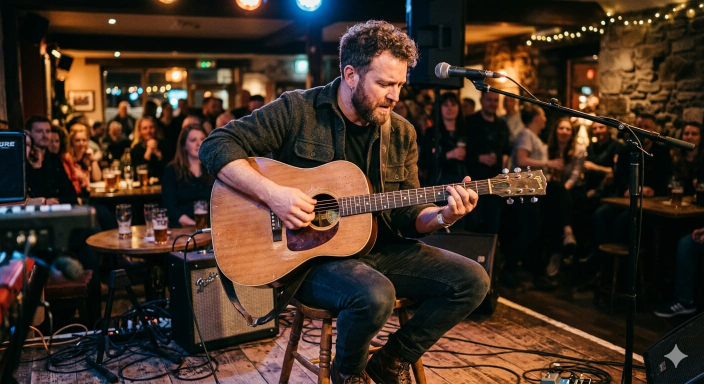
#> input picture ai image.jpeg, 1408 x 768 px, given in place of _temp_upload.jpg, which was not available (shown at 1/2 size)
$ python diag.py   (older library calls are emulated)
#> lines starting #> are read from the running program, lines starting #| are printed output that depends on the picture; after the words box and inside, x2 and y2 are one past the last pixel; in counts of white or black regions, pixels touching at a corner belong together; pictures that were not available may be replaced by others from this repository, and a replacement may not be noted
"""Compare raw metric values for both AI and real images side by side."""
import sys
sys.stdout.reconfigure(encoding='utf-8')

import numpy as np
import cv2
from PIL import Image

def analyze(path, label):
#> called with path = 'data/sample_images/_temp_upload.jpg', label = 'AI IMAGE: Man in Suit'
    img  = Image.open(path).convert("RGB")
#> img is the input picture: PIL image 1408x768 RGB; mean R, G, B 65.2, 48, 35.9
    arr  = np.array(img)
    gray = cv2.cvtColor(arr, cv2.COLOR_RGB2GRAY).astype(np.float64)
    h, w = gray.shape
#> h = 768; w = 1408
    cy, cx = h // 2, w // 2
#> cy = 384; cx = 704

    print(f"\n{'='*60}")
    print(f"  {label}  ({img.size[0]}x{img.size[1]})")
#|   AI IMAGE: Man in Suit  (1408x768)
    print(f"{'='*60}")

    # TEXTURE
    rh, rw = int(h * 0.3), int(w * 0.3)
#> rh = 230; rw = 422
    center = gray[cy-rh:cy+rh, cx-rw:cx+rw]
    blur3  = cv2.GaussianBlur(center, (3, 3), 0)
    blur11 = cv2.GaussianBlur(center, (11, 11), 0)
    fine   = float(np.std(center - blur3))
#> fine = 6.42
    coarse = float(np.std(center - blur11))
#> coarse = 13.54
    print(f"[TEXTURE] fine={fine:.3f}  coarse={coarse:.3f}")
#| [TEXTURE] fine=6.422  coarse=13.537

    # COLOR
    hsv = cv2.cvtColor(arr, cv2.COLOR_RGB2HSV)
#> hsv: shape (768, 1408, 3); mean H, S, V 49, 157.4, 70.3
    sat = hsv[:,:,1].astype(np.float64)
    val = hsv[:,:,2].astype(np.float64)
    dark_mask = val < 230
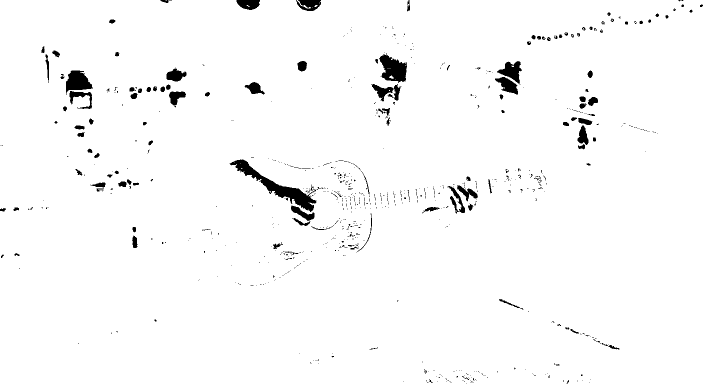
#> dark_mask: shape (768, 1408) bool (shown at 1/2 size); 97.6% white; 772 black regions (647 under 20 px), largest, box (x1, y1, x2, y2) and area: (459, 319, 633, 424) 3679, (758, 106, 814, 166) 2037, (132, 141, 186, 190) 1578
    sat_fg = sat[dark_mask]
    mean_sat_fg = float(np.mean(sat_fg)) if sat_fg.size > 0 else 0
#> mean_sat_fg = 158.7
    sat_std_fg  = float(np.std(sat_fg)) if sat_fg.size > 0 else 0
#> sat_std_fg = 61.53
    # Histogram roughness
    img_arr = arr.astype(np.float64)
    roughness_vals = []
    for ch in [img_arr[:,:,0], img_arr[:,:,1], img_arr[:,:,2]]:
        hist, _ = np.histogram(ch.ravel(), bins=64, range=(0,256))
        hist = hist.astype(np.float64) / (hist.sum() + 1e-8)
        roughness_vals.append(float(np.mean(np.abs(np.diff(hist)))))
#> this loop made 3 passes
#> after the loop, roughness_vals = [0.0033, 0.00383, 0.00403]
    hist_rough = float(np.mean(roughness_vals))
#> hist_rough = 0.00372
    rg_corr = float(np.corrcoef(img_arr[:,:,0].ravel(), img_arr[:,:,1].ravel())[0,1])
#> rg_corr = 0.944
    rb_corr = float(np.corrcoef(img_arr[:,:,0].ravel(), img_arr[:,:,2].ravel())[0,1])
#> rb_corr = 0.76
    avg_corr = (abs(rg_corr) + abs(rb_corr)) / 2
#> avg_corr = 0.852
    print(f"[COLOR]   sat_fg_mean={mean_sat_fg:.2f}  sat_fg_std={sat_std_fg:.2f}")
#| [COLOR]   sat_fg_mean=158.68  sat_fg_std=61.53
    print(f"[COLOR]   hist_roughness={hist_rough:.6f}  channel_corr={avg_corr:.4f}")
#| [COLOR]   hist_roughness=0.003719  channel_corr=0.8519
    print(f"[COLOR]   dark_pixels={dark_mask.sum()} / {dark_mask.size} ({dark_mask.mean()*100:.1f}%)")
#| [COLOR]   dark_pixels=1055577 / 1081344 (97.6%)

    # FFT
    f_fft  = np.fft.fft2(gray)
    fshift = np.fft.fftshift(f_fft)
    mag    = np.log(np.abs(fshift) + 1)
    center_mag = mag[h//4:3*h//4, w//4:3*w//4]
    outer  = mag.copy()
    outer[h//4:3*h//4, w//4:3*w//4] = 0
    ce    = float(np.mean(center_mag))
#> ce = 9.78
    oe    = float(np.mean(outer[outer > 0])) if np.any(outer > 0) else 0
#> oe = 7.93
    ratio = oe / (ce + 1e-5)
#> ratio = 0.811
    vhf   = mag.copy()
    q_h, q_w = h//8, w//8
#> q_h = 96; q_w = 176
    vhf[q_h:7*q_h, q_w:7*q_w] = 0
    vhf_energy = float(np.mean(vhf[vhf > 0])) if np.any(vhf > 0) else 0
#> vhf_energy = 7.59
    vhf_ratio  = vhf_energy / (ce + 1e-5)
#> vhf_ratio = 0.777
    print(f"[FFT]     outer/center={ratio:.4f}  vhf_ratio={vhf_ratio:.4f}")
#| [FFT]     outer/center=0.8107  vhf_ratio=0.7765

    # EDGE
    rh2, rw2 = int(h*0.25), int(w*0.25)
#> rh2 = 192; rw2 = 352
    subj = gray[cy-rh2:cy+rh2, cx-rw2:cx+rw2]
    bh, bw = int(h*0.20), int(w*0.20)
#> bh = 153; bw = 281
    bg_laps = [cv2.Laplacian(gray[:bh,:bw].astype(np.uint8), cv2.CV_64F).var(),
               cv2.Laplacian(gray[:bh,w-bw:].astype(np.uint8), cv2.CV_64F).var(),
               cv2.Laplacian(gray[h-bh:,:bw].astype(np.uint8), cv2.CV_64F).var(),
               cv2.Laplacian(gray[h-bh:,w-bw:].astype(np.uint8), cv2.CV_64F).var()]
#> bg_laps = [61.41, 211.2, 308.5, 404.7]
    subj_lap = float(cv2.Laplacian(subj.astype(np.uint8), cv2.CV_64F).var())
#> subj_lap = 939.3
    bg_lap   = float(np.mean(bg_laps))
#> bg_lap = 246.5
    ratio_sharp = subj_lap / (bg_lap + 1e-5)
#> ratio_sharp = 3.81
    sobx = cv2.Sobel(subj.astype(np.uint8), cv2.CV_64F, 1, 0, ksize=3)
    soby = cv2.Sobel(subj.astype(np.uint8), cv2.CV_64F, 0, 1, ksize=3)
    grad = np.sqrt(sobx**2 + soby**2)
    strong = grad[grad > np.percentile(grad, 90)]
    grad_cv = float(np.std(strong) / (np.mean(strong) + 1e-8))
#> grad_cv = 0.448
    print(f"[EDGE]    subj_lap={subj_lap:.1f}  bg_lap={bg_lap:.1f}  ratio={ratio_sharp:.2f}")
#| [EDGE]    subj_lap=939.3  bg_lap=246.5  ratio=3.81
    print(f"[EDGE]    grad_uniformity_CV={grad_cv:.4f}")
#| [EDGE]    grad_uniformity_CV=0.4480

    # SYMMETRY
    hw = w // 2
#> hw = 704
    left  = gray[:, :hw]
    right = cv2.flip(gray[:, w-hw:], 1)
    mh2   = min(left.shape[0], right.shape[0])
#> mh2 = 768
    mw2   = min(left.shape[1], right.shape[1])
#> mw2 = 704
    sym_diff = float(np.mean(np.abs(left[:mh2,:mw2] - right[:mh2,:mw2])))
#> sym_diff = 50.74
    mean_brightness = float(np.mean(gray))
#> mean_brightness = 51.77
    rel_diff = sym_diff / (mean_brightness + 1e-5)
#> rel_diff = 0.98
    print(f"[SYMM]    abs_diff={sym_diff:.3f}  brightness={mean_brightness:.1f}  rel_diff={rel_diff:.4f}")
#| [SYMM]    abs_diff=50.743  brightness=51.8  rel_diff=0.9802

analyze('data/sample_images/_temp_upload.jpg', 'AI IMAGE: Man in Suit')
analyze('akshra.jpeg', 'REAL IMAGE: akshra.jpeg')
#> call 2 of analyze, with path = 'akshra.jpeg', label = 'REAL IMAGE: akshra.jpeg'
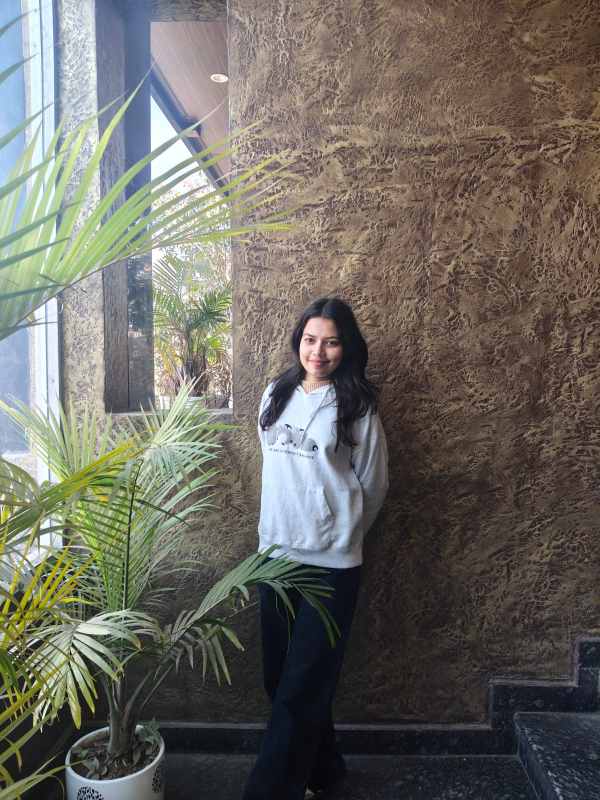
#> input picture akshra.jpeg, 1200 x 1600 px, found by its file name (shown at 1/2 size)
#> in analyze, img is the input picture: PIL image 1200x1600 RGB; mean R, G, B 108.1, 105.5, 97.6
#|   REAL IMAGE: akshra.jpeg  (1200x1600)
#> in analyze (call 2), `fine   = float(np.std(center - blur3))`: fine = 8.66
#> in analyze (call 2), `coarse = float(np.std(center - blur11))`: coarse = 16.65
#| [TEXTURE] fine=8.655  coarse=16.652
#> in analyze (call 2), `hsv = cv2.cvtColor(arr, cv2.COLOR_RGB2HSV)`: hsv: shape (1600, 1200, 3); mean H, S, V 52.8, 60.2, 116.4
#> in analyze (call 2), `dark_mask = val < 230`:
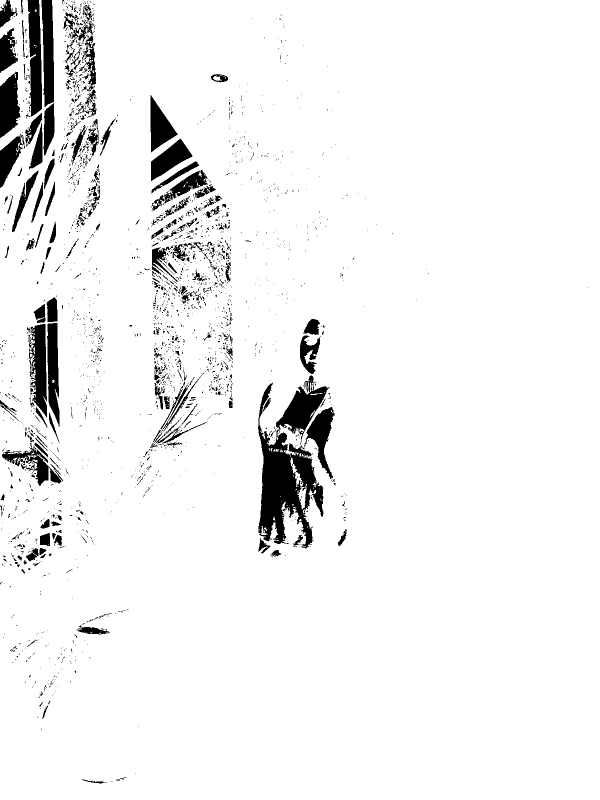
#> dark_mask: shape (1600, 1200) bool (shown at 1/2 size); 94.5% white; 2580 black regions (2316 under 20 px), largest, box (x1, y1, x2, y2) and area: (516, 751, 669, 1097) 25395, (52, 0, 84, 237) 5045, (57, 648, 94, 835) 4453
#> in analyze (call 2), `mean_sat_fg = float(np.mean(sat_fg)) if sat_fg.size > 0 else 0`: mean_sat_fg = 61.88
#> in analyze (call 2), `sat_std_fg  = float(np.std(sat_fg)) if sat_fg.size > 0 else 0`: sat_std_fg = 36.93
#> the loop in analyze (call 2), `for ch in [img_arr[:,:,0], img_arr[:,:,1], img_arr[:,:,2]]:` made 3 passes
#> after the loop in analyze (call 2), `for ch in [img_arr[:,:,0], img_arr[:,:,1], img_arr[:,:,2]]:`: roughness_vals = [0.00121, 0.00117, 0.00174]
#> in analyze (call 2), `hist_rough = float(np.mean(roughness_vals))`: hist_rough = 0.00137
#> in analyze (call 2), `rg_corr = float(np.corrcoef(img_arr[:,:,0].ravel(), img_arr[:,:,1].rav..`: rg_corr = 0.973
#> in analyze (call 2), `rb_corr = float(np.corrcoef(img_arr[:,:,0].ravel(), img_arr[:,:,2].rav..`: rb_corr = 0.903
#> in analyze (call 2), `avg_corr = (abs(rg_corr) + abs(rb_corr)) / 2`: avg_corr = 0.938
#| [COLOR]   sat_fg_mean=61.88  sat_fg_std=36.93
#| [COLOR]   hist_roughness=0.001375  channel_corr=0.9380
#| [COLOR]   dark_pixels=1814026 / 1920000 (94.5%)
#> in analyze (call 2), `ce    = float(np.mean(center_mag))`: ce = 10.34
#> in analyze (call 2), `oe    = float(np.mean(outer[outer > 0])) if np.any(outer > 0) else 0`: oe = 8.84
#> in analyze (call 2), `ratio = oe / (ce + 1e-5)`: ratio = 0.855
#> in analyze (call 2), `vhf[q_h:7*q_h, q_w:7*q_w] = 0`:
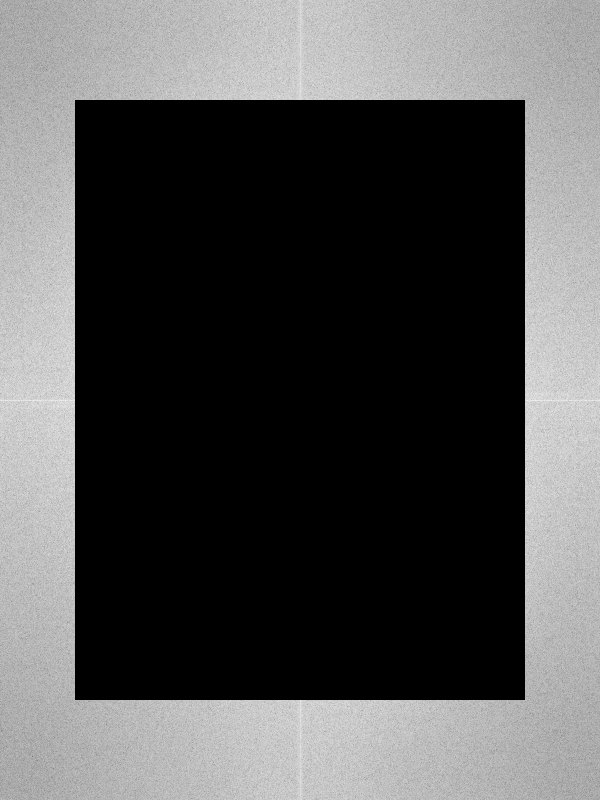
#> vhf: shape (1600, 1200) float64 (shown at 1/2 size); min 0, max 11.51, mean 3.73; drawn with min black and max white
#> in analyze (call 2), `vhf_energy = float(np.mean(vhf[vhf > 0])) if np.any(vhf > 0) else 0`: vhf_energy = 8.53
#> in analyze (call 2), `vhf_ratio  = vhf_energy / (ce + 1e-5)`: vhf_ratio = 0.824
#| [FFT]     outer/center=0.8545  vhf_ratio=0.8242
#> in analyze (call 2), `subj = gray[cy-rh2:cy+rh2, cx-rw2:cx+rw2]`:
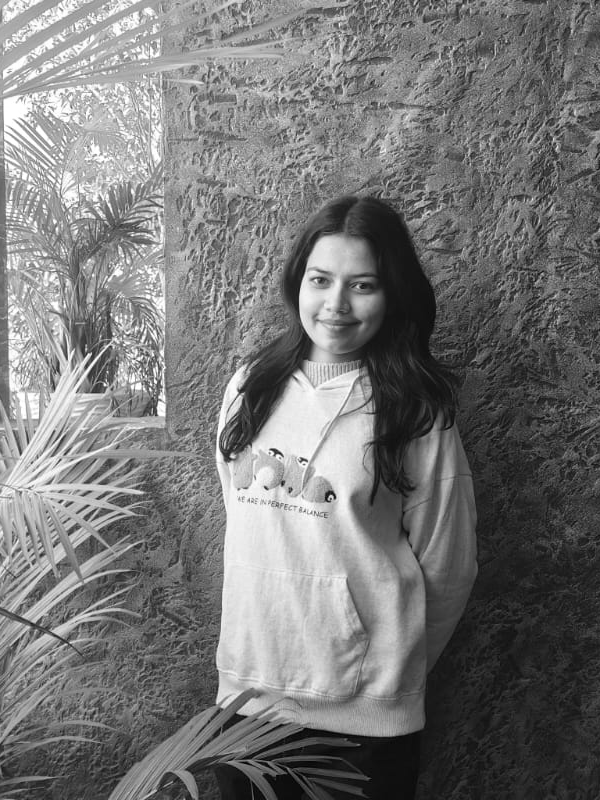
#> subj: shape (800, 600) float64; min 1, max 255, mean 118.6
#> in analyze (call 2), `bg_laps = [cv2.Laplacian(gray[:bh,:bw].astype(np.uint8), cv2.CV_64F).v..`: bg_laps = [381.6, 1062.7, 1220.9, 288.5]
#> in analyze (call 2), `subj_lap = float(cv2.Laplacian(subj.astype(np.uint8), cv2.CV_64F).var())`: subj_lap = 1784
#> in analyze (call 2), `bg_lap   = float(np.mean(bg_laps))`: bg_lap = 738.4
#> in analyze (call 2), `ratio_sharp = subj_lap / (bg_lap + 1e-5)`: ratio_sharp = 2.42
#> in analyze (call 2), `grad = np.sqrt(sobx**2 + soby**2)`:
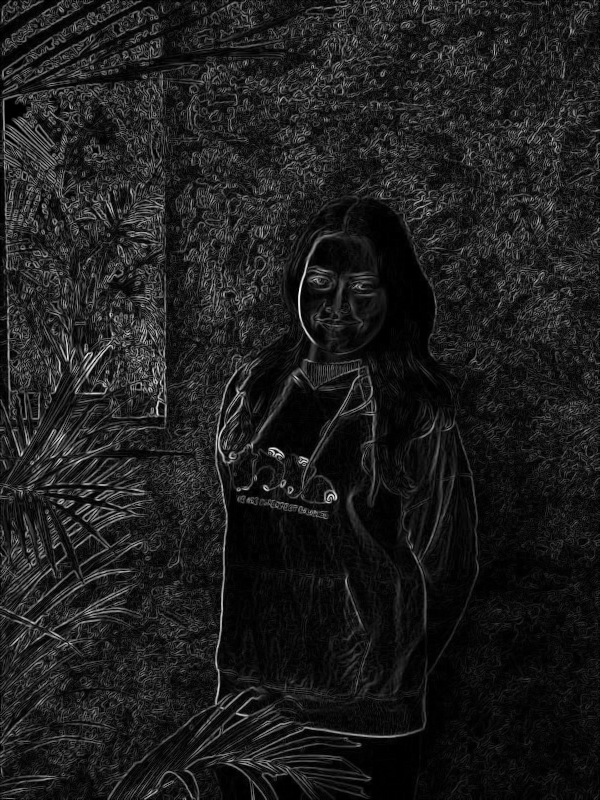
#> grad: shape (800, 600) float64; min 0, max 810.1, mean 95.2; drawn with min black and max white
#> in analyze (call 2), `grad_cv = float(np.std(strong) / (np.mean(strong) + 1e-8))`: grad_cv = 0.254
#| [EDGE]    subj_lap=1784.0  bg_lap=738.4  ratio=2.42
#| [EDGE]    grad_uniformity_CV=0.2543
#> in analyze (call 2), `right = cv2.flip(gray[:, w-hw:], 1)`:
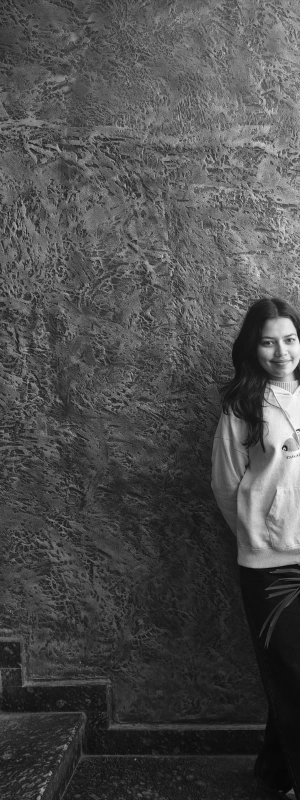
#> right: shape (1600, 600) float64 (shown at 1/2 size); min 0, max 255, mean 76.3
#> in analyze (call 2), `sym_diff = float(np.mean(np.abs(left[:mh2,:mw2] - right[:mh2,:mw2])))`: sym_diff = 65.41
#> in analyze (call 2), `mean_brightness = float(np.mean(gray))`: mean_brightness = 105.3
#> in analyze (call 2), `rel_diff = sym_diff / (mean_brightness + 1e-5)`: rel_diff = 0.621
#| [SYMM]    abs_diff=65.408  brightness=105.3  rel_diff=0.6209
